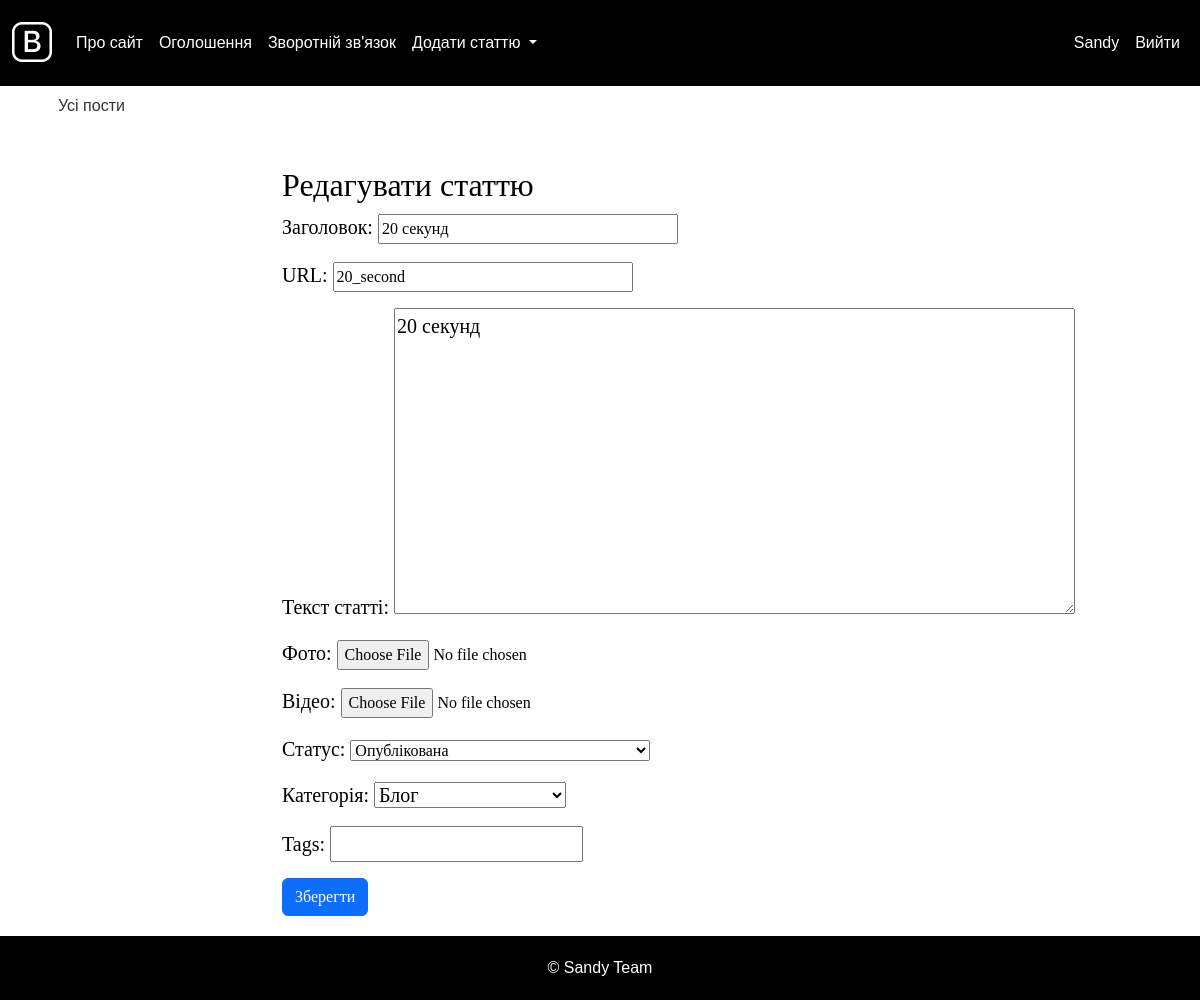
The page /post/20_second/edit/ (signed in) on the database its author committed.
### blog/models.py (models this page shows, shortened)
class CustomUser(AbstractUser):
    avatar = models.ImageField(upload_to='avatars/', blank=True, null=True, default='avatars/default_avatar.png')
    class Meta:
        verbose_name = 'Користувач'
        verbose_name_plural = 'Користувачі'

class Blog(models.Model):
    DRAFT = 'draft'
    PUBLISHED = 'published'
    STATUS_CHOICES = [
        (DRAFT, 'Чернетка'),
        (PUBLISHED, 'Опублікована'),
    ]
    title = models.CharField(max_length=255, verbose_name="Заголовок")
    slug = models.SlugField(max_length=255, unique=True, verbose_name="URL")
    content = models.TextField(blank=True, verbose_name="Текст статті")
    photo = models.ImageField(upload_to="photos/%Y/%m/%d/", verbose_name="Фото", blank=True, null=True)
    video = models.FileField(upload_to='videos/%Y/%m/%d/', verbose_name="Відео", blank=True, null=True)
    time_create = models.DateTimeField(auto_now_add=True, verbose_name="Час створення")
    time_update = models.DateTimeField(auto_now=True, verbose_name="Час оновлення")
    status = models.CharField(max_length=10, choices=STATUS_CHOICES, default=DRAFT, verbose_name="Статус")
    cat = models.ForeignKey('Category', on_delete=models.PROTECT, verbose_name="Категорія")
    author = models.ForeignKey(settings.AUTH_USER_MODEL, on_delete=models.CASCADE, related_name='posts', verbose_name="Автор", null=True)
    likes = models.ManyToManyField(settings.AUTH_USER_MODEL, related_name='liked_posts', blank=True, verbose_name="Лайки", through='PostLike')
    dislikes = models.ManyToManyField(settings.AUTH_USER_MODEL, related_name='disliked_posts', blank=True, verbose_name="Дизлайки", through='PostDislike')
    tags = TaggableManager()
    class Meta:
        verbose_name = 'Запис блогу'
        verbose_name_plural = 'Записи блогу'
        ordering = ['id']

### blog/views.py (the view)
# urls.py: path('post/<slug:post_slug>/edit/', views.edit_post, name='edit_post'),
@login_required
def edit_post(request, post_slug):
        post = get_object_or_404(Blog, slug=post_slug)
        if request.user == post.author or request.user.is_staff:
            if request.method == 'POST':
                form = AddPostForm(request.POST, request.FILES, instance=post)
                if form.is_valid():
                    form.save()
                    return redirect(post.get_absolute_url())
            else:
                form = AddPostForm(instance=post)
            return render(request, 'edit_post.html', {'form': form, 'post': post})
        else:
            return redirect('home')

### blog/forms.py (shortened to what this page needs)
class AddPostForm(forms.ModelForm):
    tags = TagField(label='Теги', required=False, widget=forms.TextInput(attrs={'class': 'form-input'}))
    def __init__(self, *args, **kwargs):
        super().__init__(*args, **kwargs)
        self.fields['cat'].empty_label = "Категорія не обрана"
    class Meta:
        model = Blog
        fields = ['title', 'slug', 'content', 'photo', 'video', 'status', 'cat', 'tags']
        widgets = {
            'title': forms.TextInput(attrs={'class': 'form-input'}),
            'slug': forms.TextInput(attrs={'class': 'form-input'}),
            'content': forms.Textarea(attrs={'cols': 60, 'rows': 10}),
            'photo': forms.FileInput(attrs={'class': 'form-input'}),
            'video': forms.FileInput(attrs={'class': 'form-input'}),
            'status': forms.Select(attrs={'class': 'form-input'}),
        }

### blog/models.py (called while the page is built)
    def __str__(self):
        return self.name

### blog/templates/edit_post.html (shortened to what this page needs)
  {% extends 'base.html' %}
  {% block content %}
  <h1>Редагувати статтю</h1>
  <form method="post" enctype="multipart/form-data">
    {{ form.as_p }}
    <button type="submit" class="btn btn-primary">Зберегти</button>
  </form>
  {% endblock %}

### blog/templates/base.html (shortened to what this page needs)
{% load static %}
<!DOCTYPE html>
<html>
<head>
    <link href="https://cdn.jsdelivr.net/npm/bootstrap@5.3.0/dist/css/bootstrap.min.css" rel="stylesheet">
    <link href="https://cdn.jsdelivr.net/npm/bootstrap-icons/font/bootstrap-icons.css" rel="stylesheet">
    <link href="{% static 'css/styles.css' %}" rel="stylesheet">
</head>
<body>
<nav class="navbar navbar-expand-lg navbar-light">
    <div class="container-fluid">
        <a class="navbar-brand" href="{% url 'home' %}">
            <i class="bi bi-bootstrap" style="color: #fff;"></i>
        </a>
        <div class="collapse navbar-collapse" id="navbarNavDropdown">
            <ul class="navbar-nav me-auto">
                <li class="nav-item">
                    <a class="nav-link" href="{% url 'about' %}">Про сайт</a>
                </li>
                <li class="nav-item">
                    <a class="nav-link" href="{% url 'announcements' %}">Оголошення</a>
                </li>
                <li class="nav-item">
                    <a class="nav-link" href="{% url 'contact' %}">Зворотній зв'язок</a>
                </li>
                <li class="nav-item dropdown">
                    <a class="nav-link dropdown-toggle" href="{% url 'add_page' %}" id="navbarDropdown" role="button" data-bs-toggle="dropdown" aria-expanded="false">
                        Додати статтю
                    </a>
                </li>
            </ul>
            <ul class="navbar-nav ms-auto">
                {% if request.user.is_authenticated %}
                    <li class="nav-item">
                        <a class="nav-link" href="{% url 'user_profile' request.user.username %}">{{ request.user.username }}</a>
                    </li>
                    <li class="nav-item">
                        <a class="nav-link" href="{% url 'logout' %}">Вийти</a>
                    </li>
                {% endif %}
            </ul>
        </div>
    </div>
</nav>
<div class="container content-wrapper">
    <div class="row">
        <div class="col-md-2">
            <ul class="list-group">
                {% if cat_selected == 0 %}
                    <li class="list-group-item list-group-header">Усі пости</li>
                {% else %}
                    <li class="list-group-item"><a href="{% url 'home' %}">Усі пости</a></li>
                {% endif %}
            </ul>
        </div>
        <div class="col-md-10">
            <div class="content-text">
                {% block content %}
                {% endblock %}
            </div>
        </div>
    </div>
</div>
<footer class="footer">
    <div class="container">
        <span class="text-muted">&copy; Sandy Team</span>
    </div>
</footer>
</body>
</html>

### blog/static/css/styles.css (style rules this page uses)
html, body { font-family: 'Arial'; margin: 0; padding: 0; height: 100%; width: 100%; color: #444; }
a { color: #0059b2; text-decoration: none; }
.bi-bootstrap { font-size: 40px; color: #000; }
.content-text { margin: 60px 0 0 30px; color: #000; font-size: 20px; font-family: Yandex Sans Display Light; }
.content-text h1 { font-size: 32px; }
.form-input { width: 300px; font-size: 16px; }

### blog/templates/base.html (style rules this page uses)
body, html { height: 100%; margin: 0; }
body { display: flex; flex-direction: column; }
.content-wrapper { flex: 1; }
.footer { position: relative; bottom: 0; width: 100%; text-align: center; padding: 20px 0; background-color: #000; }
.footer .text-muted { color: #fff !important; }
.navbar-light { background-color: #000 !important; }
.navbar-nav .nav-link { color: #fff !important; }
.content-text { padding: 20px; }
.list-group { border: none; padding-left: 0; }
.list-group-item { border: none; padding: 0.5rem 1rem; }
.list-group-item a { color: #333; text-decoration: none; }

### rows shown on the page
CustomUser: user.username "Sandy"
Blog: title "20 секунд", slug "20_second", content "20 секунд", status "Опублікована", cat "Блог"
